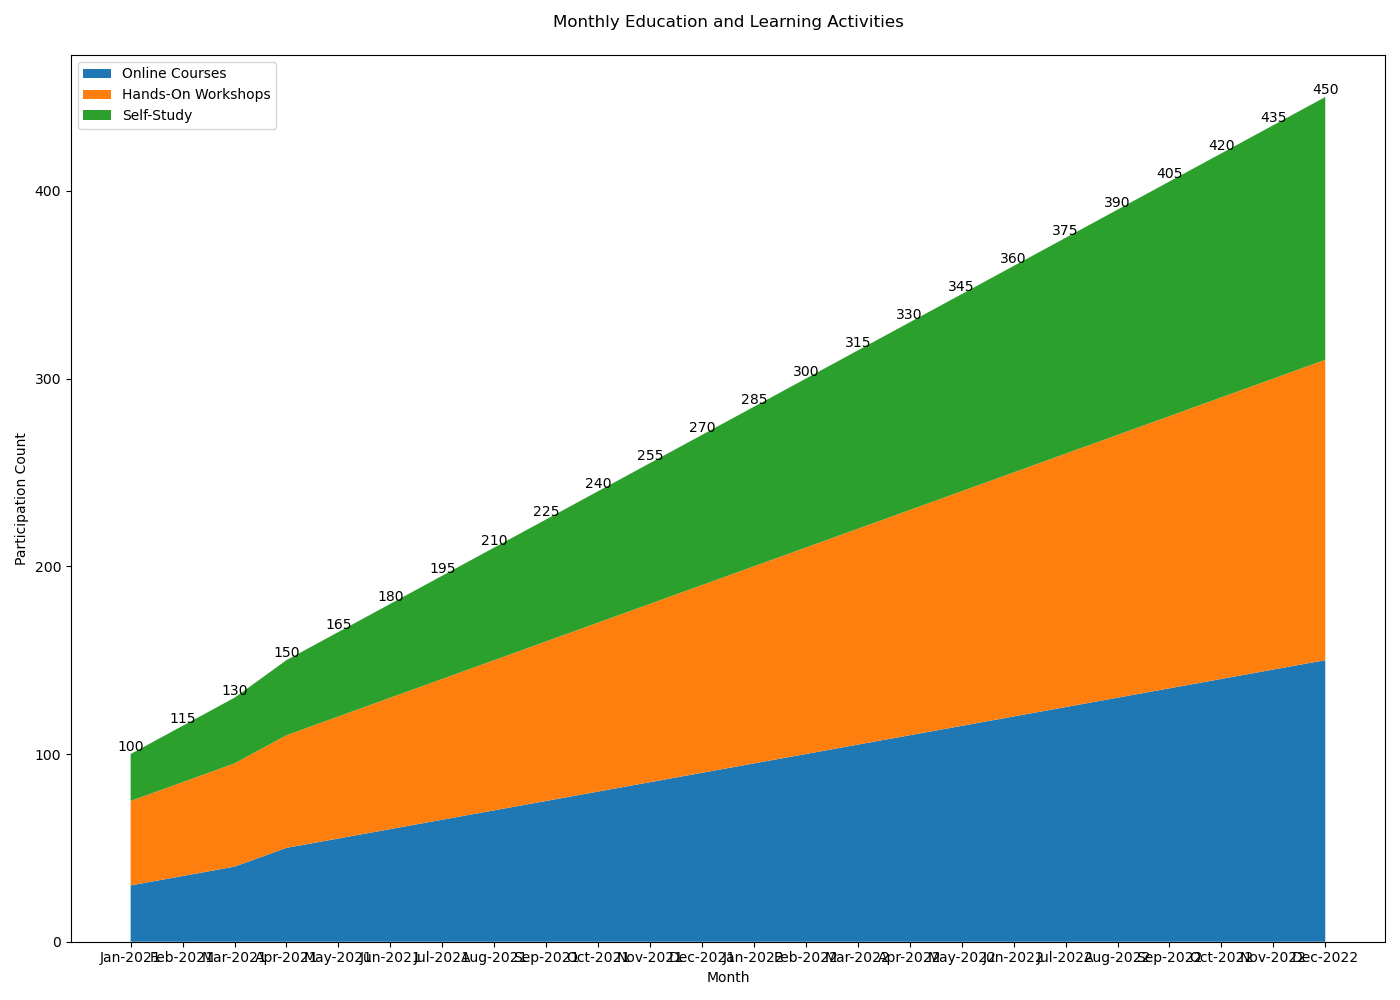

Reproduce this figure in Python.

import matplotlib.pyplot as plt

# Data for the stacked area chart
months = ['Jan-2021', 'Feb-2021', 'Mar-2021', 'Apr-2021', 'May-2021', 'Jun-2021', 
          'Jul-2021', 'Aug-2021', 'Sep-2021', 'Oct-2021', 'Nov-2021', 'Dec-2021',
          'Jan-2022', 'Feb-2022', 'Mar-2022', 'Apr-2022', 'May-2022', 'Jun-2022',
          'Jul-2022', 'Aug-2022', 'Sep-2022', 'Oct-2022', 'Nov-2022', 'Dec-2022']
online_courses = [30, 35, 40, 50, 55, 60, 65, 70, 75, 80, 85, 90,
                  95, 100, 105, 110, 115, 120, 125, 130, 135, 140, 145, 150]
hands_on_workshops = [45, 50, 55, 60, 65, 70, 75, 80, 85, 90, 95, 100, 
                      105, 110, 115, 120, 125, 130, 135, 140, 145, 150, 155, 160]
self_study = [25, 30, 35, 40, 45, 50, 55, 60, 65, 70, 75, 80, 
              85, 90, 95, 100, 105, 110, 115, 120, 125, 130, 135, 140]

# Modify the dimensions of the plot
plt.figure(figsize=(14, 10))

# Creating the stacked area chart
plt.stackplot(months, online_courses, hands_on_workshops, self_study,
              colors=['#1f77b4', '#ff7f0e', '#2ca02c'],
              labels=['Online Courses', 'Hands-On Workshops', 'Self-Study'])

# Adding the legend
plt.legend(loc='upper left')

# Adding titles and labels
plt.title('Monthly Education and Learning Activities', pad=20)
plt.xlabel('Month')
plt.ylabel('Participation Count')

# Add annotation
for i, oc in enumerate(online_courses):
    total_activity = oc + hands_on_workshops[i] + self_study[i]
    plt.text(months[i], total_activity, f'{total_activity}', ha='center', va='bottom')

# Show the plot
plt.tight_layout()
plt.show()
